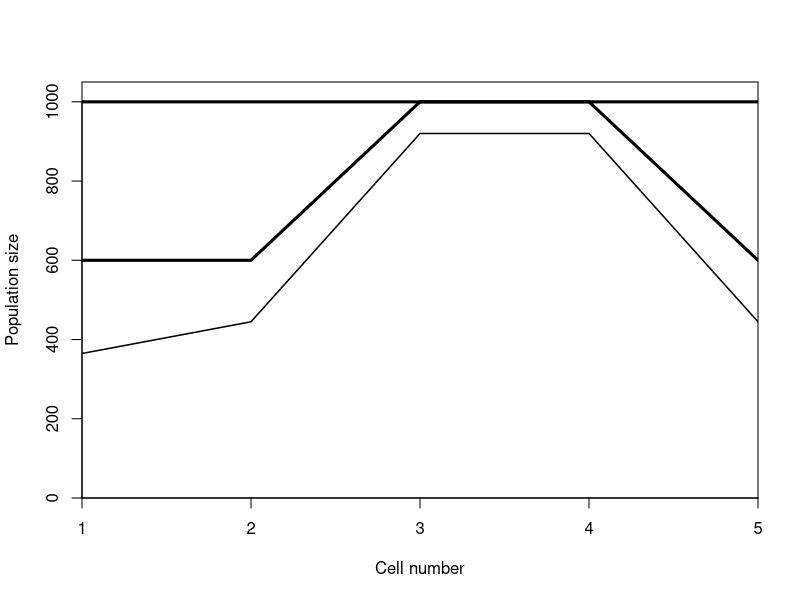
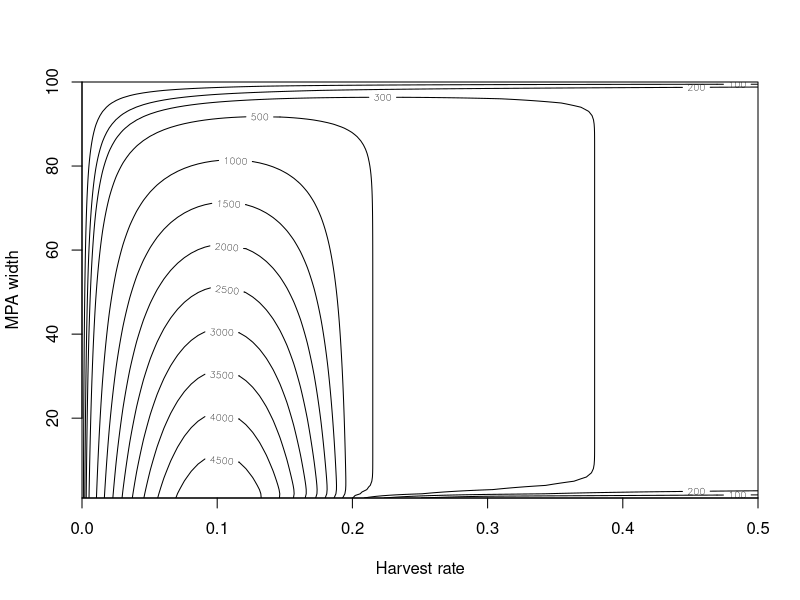
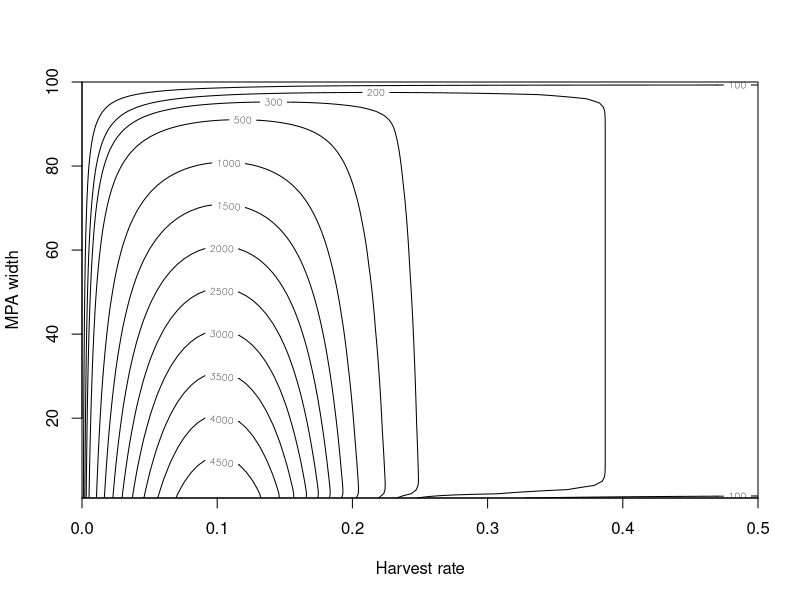
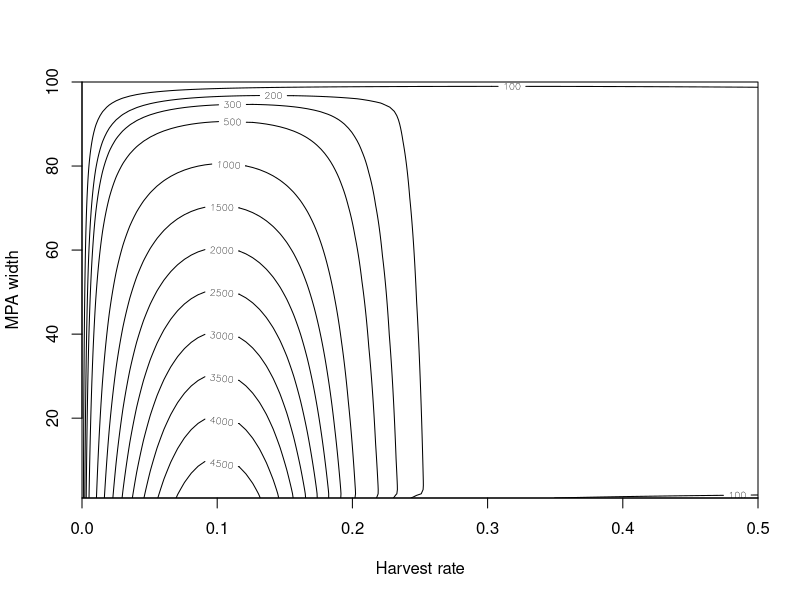
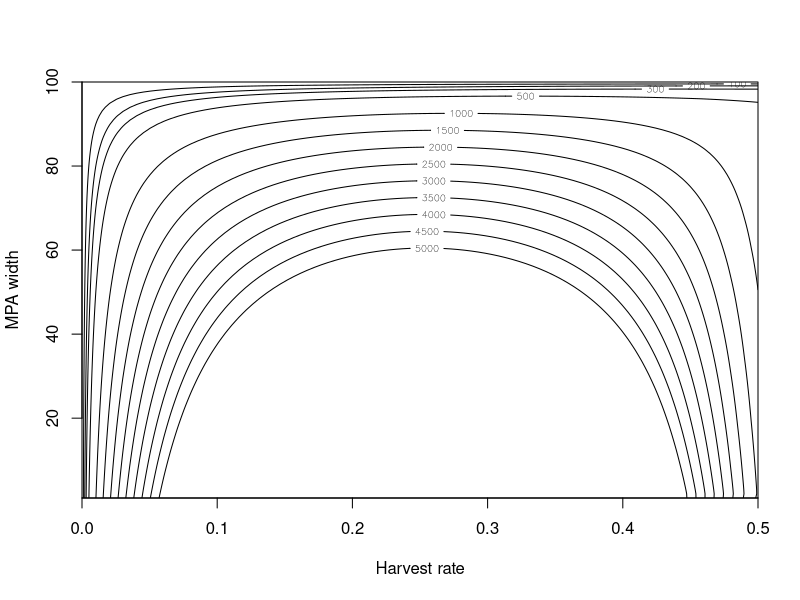

Reproduce these figures in R, in order.
## ---- chunk 1
knitr::opts_chunk$set(echo = TRUE)
## ---- chunk 2
calc.harvest.vec <- function(u.out, ncells, MPA.width)  {
   u.vec <- vector(length=ncells) #create vector to store harvest rates in each cell hence the the length is ncells 
   u.vec[] <- u.out       #set every cell to u.out, equivalent to u.vec[1:ncells] <- u.out   
   if (MPA.width > 0) {   #no need to do this if there is no MPA! 
      MPA.begin <- round((ncells-MPA.width)/2)+1  #start cell of MPAin the middle of ncells 
      MPA.end <- MPA.begin + MPA.width -1         #end cell of MPA in the middle of ncells 
      u.vec[MPA.begin:MPA.end] <- 0        
   }
   return(u.vec)
}

calc.harvest.vec(u.out=0.5, ncells=100, MPA.width =5) 


## ---- chunk 3
MPA.model <- function(r, K, u.out, ncells, nsteps, 
                      MPA.width, mrate) {
   #harvest rate in each cell using function described in part 1
   u.vec <- calc.harvest.vec(u.out=u.out, ncells=ncells, MPA.width=MPA.width)
   
   #Population in each cell, empty cells place holder for later calcualtions 
   pop <- vector(length=ncells) 
   
   #set starting population in vector pop in each cell 
   # equal to K; this can be biomass estimate at first time step
    pop[]<-K
   
  # this models assumed pacman movement of individuals in the cells; where individuals moving off the right appear on the left and vice versa; there are other movement simulations that can be considered 
   #vector left.cells storing the cell numbers of cells to the left of each cell
   left.cell<- c(ncells, 1: (ncells-1))
    
   #vector right.cells storing the cell numbers of cells to the right of each cell
   right.cell<- c(2: ncells, 1) #Start at 2 since the fist cell (think corner) cannot move to the right, only to the left. the :1 wraps the area around 
   
   #print(left.cell) #print allows you to see what the vectors look like to make sure they are right; not necessary when running simulations but are a good check 
   #print(right.cell)
   #print(u.vec)
   #print(pop)
   
   #plot the initial numbers
   plot(x=1:ncells, y=pop, xlab="Cell number", lwd=3,
        ylab="Population size", ylim=c(0, 1.05*max(pop)), 
        type="l", yaxs="i", xaxs="i")
   
   #loop through the time steps (nsteps or # of years)
   for (i in 1:nsteps) {
      #Vector "leaving" is number of individuals leaving each cell 
      #Number leaving each cell is 2*movement rate*pop size
     #since i used vector operation there is no need to loop 
      leaving<-2*mrate*pop
      print(leaving)
      
      #The number of immigrants is 1/2 those leaving cells to the left and 1/2 those leaving cells to the right. 
      #The idea here is that individuals evely migrate to left and right cells
      arriving<-0.5*leaving[left.cell]+ 0.5*leaving[right.cell]
      print(arriving)
      
      #surplus production from the logistic model
      surplus<- r*pop *(1-pop/K)
      print (surplus)
      #catches = harvest rate in each cell times the population size 
      #basically how much are we catching at each time step
      catches<- u.vec*pop
      print(catches)
      
      #Now that we caught some fish and some migrated we update the population numbers
      pop<-pop+surplus-catches- leaving+ arriving
      print(pop)
      #plot the population in each cell (uncomment when ready); plot allows us to see what population numbers look like in each cell as the model steps through each time step. We should see higher population inside MPA since harvest rate is 0.
      lines(x=1:ncells, y=pop, lwd=(nsteps-i+1)/nsteps*3)
   }
}
MPA.model(r=0.02, K=1000, u.out=0.4, ncells=5,
          MPA.width=2, nsteps=2, mrate=0.2)
## ---- chunk 4
MPA.eqm.catch <- function(r, K, u.out, ncells, nsteps, 
                      MPA.width, mrate) {
   #harvest rate in each cell
   u.vec <- calc.harvest.vec(u.out=u.out, ncells=ncells, MPA.width=MPA.width)
   
   #Population in each cell
   pop <- vector(length=ncells) 
   
   #set starting population in vector pop in each cell 
   # equal to K
    pop[]<-K
   
   #vector left.cells storing the cell numbers of  
   # cells to the left of each cell
   left.cell<- c(ncells, 1: (ncells-1))
    
   #vector right.cells storing the cell numbers of 
   # cells to the right of each cell
   right.cell<- c(2: ncells, 1) #Start at 2 since the fist cell cannot move to the right, only to the left. the :1 wraps the area around 

   #loop through the time steps
   for (i in 1:nsteps) {
      #Vector "leaving" of number leaving each cell 
      #Number leaving each cell is 2*movement rate*pop size
      leaving<-2*mrate*pop
      
      #The number of immigrants is 1/2 those leaving cells to the left and 1/2 those leaving cells to the right. 
      #This is a complicated expression, take a minute to think it through!
      arriving<-0.5*leaving[left.cell]+ 0.5*leaving[right.cell]
      
      #surplus production from the logistic model
      surplus<- r*pop *(1-pop/K)
      
      #catches = harvest rate in each cell times the population size 
      catches<- u.vec*pop
      
      #update the population numbers
      pop<-pop+surplus-catches- leaving+ arriving
      
   }
   return(sum(catches)) 
}

MPA.eqm.catch(r=0.2, K=1000, u.out=0.4, ncells=21,
          MPA.width=5, nsteps=10, mrate=0.2)
## ---- chunk 5
contour.width.harvest <- function(r=0.2, K=1000, ncells=100, nsteps=1000, mrate=0.2) {
   #vector MPA.widths[] to loop over; empty vectors as place holders
   MPA.widths <- 1:100  

   #vector harvest[] to loop over
   harvest <- seq(0,0.5,length.out=100)   
   
   #matrix catch.mat[] to store the equilibrium catches; rows are harvest, columns are MPA widths
   catch.mat<-matrix(nrow=length(harvest), ncol=length(MPA.widths))
    
   #loop through widths *and* loop through harvest rates
   #storing equilibrium summed catches from MPA.eqm.catch() 
   #length(harvest) used since the matrix will not recognize cell 0.5 column 10. Technicaly does not exist.
   
  for (i in 1:length(harvest)){
    for (j in 1:length(MPA.widths)){
      catch.mat[i, j]<-MPA.eqm.catch(r=r, K=K, u.out=harvest[i], ncells=ncells,MPA.width=MPA.widths[j], nsteps=nsteps, mrate=mrate)
    }
  }
   print(paste(i,j))  #this prints out the current loop number for progress
   
   
   #Plot a contour showing total catches by MPAwidth and harvest rate
   #xvalues are the harvest values, y values are MPA.widths, and 
   #z values are equilibrium catches stored in the matrix
   contour(x=harvest, y=MPA.widths, z=catch.mat,
           xlab="Harvest rate",  ylab="MPA width", 
           xaxs="i",yaxs="i", levels=c(100,200,300, 500,
                                       seq(1000,5000,500)))
   
   #return the resulting values for catches
   return(catch.mat)
}

contour.width.harvest()


#pdf("Figures//newfig.pdf",width=8, height=5)
x <- contour.width.harvest(r=0.2, K=1000, ncells=100, 
                           nsteps=100, mrate=0.1) 
#dev.off()

#lower movement rate
x <- contour.width.harvest(r=0.2, K=1000, ncells=100, 
                           nsteps=100, mrate=0.05) 

#higher value of r
x <- contour.width.harvest(r=0.5, K=1000, ncells=100, 
                           nsteps=100, mrate=0.1) 
